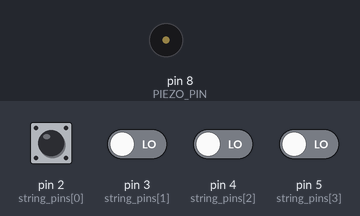
A sketch run on a simulated Arduino Uno, built with avr-gcc and run on an emulated ATmega328P. Parts: buzzer (waves = sounding). The test bench sets the inputs (shaded band); at power-on: pin 2 (string_pins[0]), pin 3 (string_pins[1]), pin 4 (string_pins[2]), pin 5 (string_pins[3]) LOW.

Above: at 1.2 s.
1.3 s: pin 2 (string_pins[0]) pulsed HIGH 2 times (0.12 s each, 0.3 s apart)
At 1.48 s:
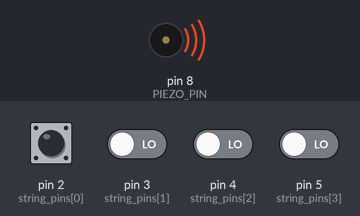
Timing chart, 0 to 4.3 s (numbered marks = the images above; inputs shaded):
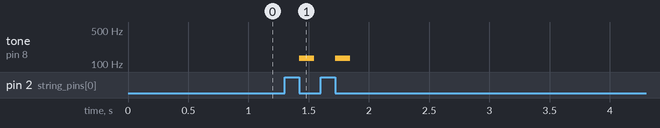

The sketch:

laser_harp.ino
```cpp
#include <Arduino.h>
#include "pitches.h"

#define NUM_OF_STRINGS 4
#define PLUCK 0
#define PIEZO_PIN 8

int string_pins[NUM_OF_STRINGS] = {2, 3, 4, 5};
int prev_values[NUM_OF_STRINGS];
int string_notes[NUM_OF_STRINGS] = {NOTE_C3, NOTE_D3, NOTE_E3, NOTE_G3};

void setup()
{
    pinMode(4, INPUT);
    for (int i = 0; i < NUM_OF_STRINGS; i++)
    {
        pinMode(string_pins[i], INPUT);
        prev_values[i] = digitalRead(string_pins[i]);
    }
}

void loop()
{
    for (int i = 0; i < NUM_OF_STRINGS; i++)
    {
        int value = digitalRead(string_pins[i]);
        if (value != prev_values[i])
        {
            prev_values[i] = value;
            if (value == PLUCK)
            {
                tone(PIEZO_PIN, string_notes[i], 125);
            }
        }
    }
}
```

Measured:
- after the input at 1.3 s, tone on pin 8 (PIEZO_PIN): alternates 131 Hz for 0.13 s and silent for 0.17 s, 4 changes in all, then stays silent, starting after 0.12 s
